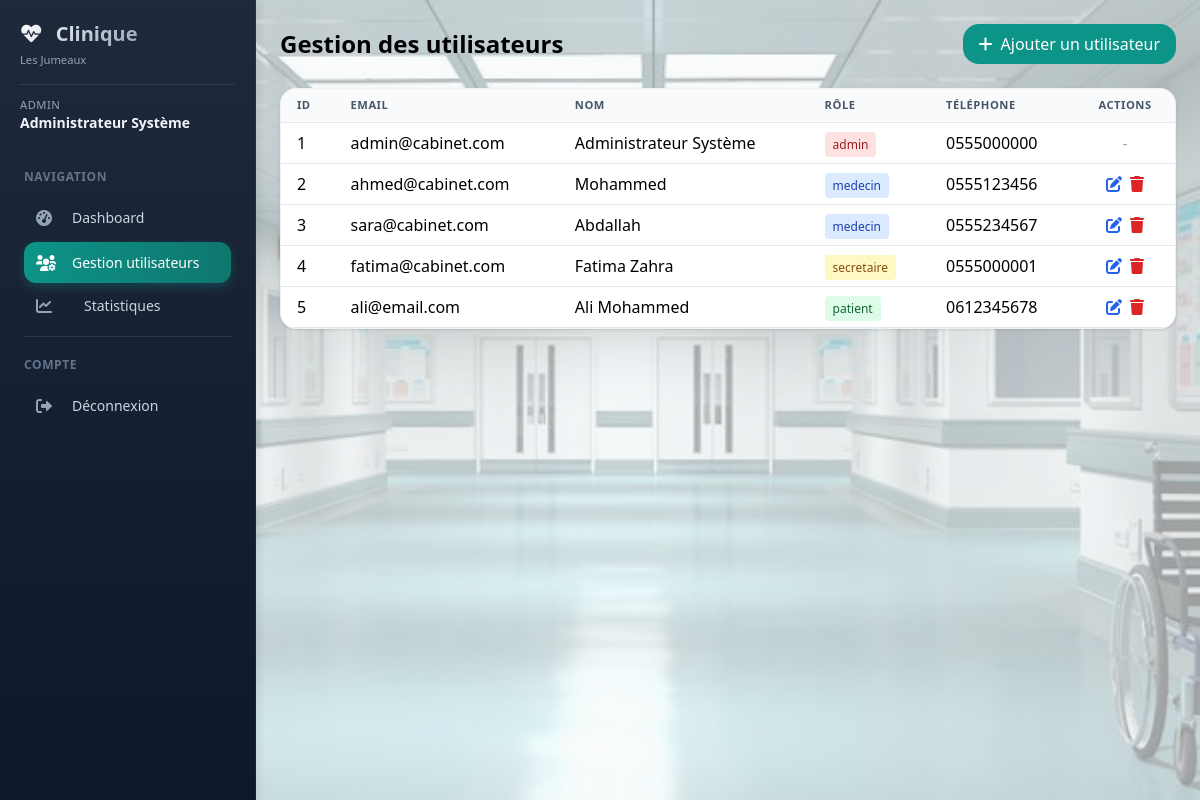
The page /admin/gestion/utilisateurs (signed in) on the database its author committed.
### models/database.py (models this page shows, shortened)
class Utilisateur(UserMixin, db.Model):
    __tablename__ = 'utilisateurs'
    id = db.Column(db.Integer, primary_key=True)
    email = db.Column(db.String(120), unique=True, nullable=False)
    password = db.Column(db.String(200), nullable=False)
    role = db.Column(db.String(20), default='patient')
    nom = db.Column(db.String(100))
    prenom = db.Column(db.String(100))
    telephone = db.Column(db.String(20))
    medecin_id = db.Column(db.Integer, db.ForeignKey('medecins.id'))
    specialite = db.Column(db.String(100))
    adresse = db.Column(db.Text)
    created_at = db.Column(db.DateTime, default=datetime.utcnow)
    medecin = db.relationship('Medecin', backref='utilisateur', foreign_keys=[medecin_id])

### models/admin.py (the view)
@admin_bp.route('/gestion/utilisateurs')
@admin_required
def gestion_utilisateurs():
    users = Utilisateur.query.all()
    medecins = Medecin.query.all()
    return render_template('admin/gestion_utilisateurs.html',
                         utilisateurs=users,
                         medecins=medecins)

### models/admin.py (called while the page is built)
def admin_required(f):
    @wraps(f)
    def decorated_function(*args, **kwargs):
        if 'user_id' not in session:
            return redirect(url_for('auth.login'))
        if session.get('role') != 'admin':
            return render_template('error.html', message="Accès non autorisé"), 403
        return f(*args, **kwargs)
    return decorated_function

### templates/admin/gestion_utilisateurs.html (shortened to what this page needs)
{% extends "base_dashboard.html" %}
{% block content %}
<div>
    <div class="flex justify-between items-center mb-6">
        <h1 class="text-2xl font-bold">Gestion des utilisateurs</h1>
        <button onclick="openAddUserModal()" class="bg-primary text-white px-4 py-2 rounded-lg hover:bg-primary/80">
            <i class="fas fa-plus mr-2"></i>Ajouter un utilisateur
        </button>
    </div>
    <div class="bg-white rounded-lg shadow overflow-hidden">
        <div class="overflow-x-auto">
            <table class="w-full">
                <thead class="bg-gray-100">
                    <tr>
                        <th class="px-4 py-2 text-left">ID</th>
                        <th class="px-4 py-2 text-left">Email</th>
                        <th class="px-4 py-2 text-left">Nom</th>
                        <th class="px-4 py-2 text-left">Rôle</th>
                        <th class="px-4 py-2 text-left">Téléphone</th>
                        <th class="px-4 py-2 text-center">Actions</th>
                    </tr>
                </thead>
                <tbody>
                    {% for user in utilisateurs %}
                    <tr class="border-t">
                        <td class="px-4 py-2">{{ user.id }}</td>
                        <td class="px-4 py-2">{{ user.email }}</td>
                        <td class="px-4 py-2">{{ user.nom }} {{ user.prenom }}</td>
                        <td class="px-4 py-2">
                            <span class="px-2 py-1 rounded text-xs
                                {% if user.role == 'admin' %}bg-red-100 text-red-800
                                {% elif user.role == 'medecin' %}bg-blue-100 text-blue-800
                                {% elif user.role == 'secretaire' %}bg-yellow-100 text-yellow-800
                                {% else %}bg-green-100 text-green-800{% endif %}">
                                {{ user.role }}
                            </span>
                        </td>
                        <td class="px-4 py-2">{{ user.telephone or '-' }}</td>
                        <td class="px-4 py-2 text-center">
                            <div class="flex justify-center gap-2">
                                {% if user.role != 'admin' %}
                                <button onclick="editUser({{ user.id }})" class="text-blue-600 hover:text-blue-800" title="Modifier">
                                    <i class="fas fa-edit"></i>
                                </button>
                                <button onclick="deleteUser({{ user.id }})" class="text-red-600 hover:text-red-800" title="Supprimer">
                                    <i class="fas fa-trash"></i>
                                </button>
                                {% else %}
                                <span class="text-gray-400">-</span>
                                {% endif %}
                            </div>
                        </td>
                    </tr>
                    {% endfor %}
                </tbody>
            </table>
        </div>
    </div>
</div>
{% endblock %}

### templates/base_dashboard.html (shortened to what this page needs)
<!DOCTYPE html>
<html lang="fr">
<head>
    <script src="https://cdn.tailwindcss.com"></script>
    <link href="https://cdnjs.cloudflare.com/ajax/libs/font-awesome/6.0.0/css/all.min.css" rel="stylesheet">
    <link rel="stylesheet" href="{{ url_for('static', filename='style.css') }}">
</head>
<body class="bg-gray-50 font-sans antialiased">
<div class="fixed inset-0 -z-10 bg-gray-50/60"></div>
<div class="flex min-h-screen">
    <aside class="sidebar fixed md:relative z-40 w-64 flex-shrink-0 h-full md:h-auto overflow-y-auto">
        <div class="p-5">
            <div class="flex items-center justify-between sidebar-header">
                <div>
                    <h2 class="text-xl font-bold">
                        <i class="fas fa-heartbeat text-primary mr-2"></i>
                        Clinique
                    </h2>
                    <p class="text-xs mt-1">Les Jumeaux</p>
                </div>
            </div>
            <div class="sidebar-user mt-4 pt-3">
                <p class="text-sm">
                    <span class="block text-xs role">{{ session.role|capitalize }}</span>
                    <span class="font-semibold name">{{ session.nom }} {{ session.prenom }}</span>
                </p>
            </div>
        </div>
        <nav class="px-3 pb-4">
            <div class="sidebar-section text-xs uppercase tracking-wider px-3 py-2 mt-2">Navigation</div>
            {% if session.role == 'admin' %}
            <a href="{{ url_for('admin.dashboard') }}" class="sidebar-link {% if request.endpoint == 'admin.dashboard' %}active{% endif %}">
                <i class="fas fa-tachometer-alt w-5"></i><span>Dashboard</span>
            </a>
            <a href="{{ url_for('admin.gestion_utilisateurs') }}" class="sidebar-link {% if request.endpoint == 'admin.gestion_utilisateurs' %}active{% endif %}">
                <i class="fas fa-users-cog w-5"></i><span>Gestion utilisateurs</span>
            </a>
            <a href="{{ url_for('admin.statistiques') }}" class="sidebar-link flex items-center px-3 py-2 rounded-lg mb-1 transition">
                <i class="fas fa-chart-line w-5"></i><span class="ml-3">Statistiques</span>
            </a>
            {% endif %}
            <div class="sidebar-border"></div>
            <div class="sidebar-section text-xs uppercase tracking-wider px-3 py-2">Compte</div>
            <a href="{{ url_for('auth.logout') }}" class="sidebar-link logout">
                <i class="fas fa-sign-out-alt w-5"></i><span>Déconnexion</span>
            </a>
        </nav>
    </aside>
    <div class="flex-1 flex flex-col">
        <main class="flex-1 p-4 md:p-6">
            {% block content %}{% endblock %}
        </main>
    </div>
</div>
</body>
</html>

### static/style.css (style rules this page uses)
body { background-image: url('/static/images/hopital-corridor.jpg'); background-size: cover; background-position: center; background-attachment: fixed; }
.sidebar { transition: transform 0.3s ease-in-out; background: linear-gradient(180deg, #1e293b 0%, #0f172a 100%); border-right: 1px solid rgba(255, 255, 255, 0.05); box-shadow: 2px 0 10px rgba(0, 0, 0, 0.1); }
@media (min-width: 768px) { .sidebar { transform: translateX(0) !important; } }
.sidebar-header h2 { background: linear-gradient(135deg, #fff 0%, #94a3b8 100%); -webkit-background-clip: text; -webkit-text-fill-color: transparent; background-clip: text; font-weight: 700; }
.sidebar-header p { color: #94a3b8; font-size: 0.7rem; }
.sidebar-user { border-top: 1px solid rgba(255, 255, 255, 0.1); margin-top: 0.75rem; padding-top: 0.75rem; }
.sidebar-user .role { color: #94a3b8; font-size: 0.7rem; text-transform: uppercase; letter-spacing: 0.5px; }
.sidebar-user .name { color: #f1f5f9; font-weight: 600; font-size: 0.875rem; }
.sidebar-section { color: #64748b; font-size: 0.65rem; font-weight: 600; text-transform: uppercase; letter-spacing: 1px; padding: 0.75rem 1rem 0.5rem; }
.sidebar-link { display: flex; align-items: center; gap: 12px; padding: 10px 12px; margin: 4px 12px; border-radius: 12px; color: #cbd5e1; text-decoration: none; transition: all 0.2s ease; font-size: 0.875rem; font-weight: 500; }
.sidebar-link i { width: 24px; font-size: 1rem; color: #94a3b8; transition: all 0.2s ease; }
.sidebar-link.active { background: linear-gradient(90deg, #0D9488 0%, #0F766E 100%); color: #ffffff; box-shadow: 0 4px 12px rgba(13, 148, 136, 0.3); }
.sidebar-link.active i { color: #ffffff; }
.sidebar-link.logout { color: #cbd5e1; }
.sidebar-link.logout i { color: #94a3b8; }
.sidebar-border { border-top: 1px solid rgba(255, 255, 255, 0.1); margin: 12px; }
.card, .bg-white.rounded-lg.shadow { transition: all 0.3s ease; border: 1px solid rgba(0,0,0,0.05); }
.rounded-lg { border-radius: 1rem !important; }
table { border-collapse: separate; border-spacing: 0; }
th { background: #f8fafc; font-weight: 600; text-transform: uppercase; font-size: 0.7rem; letter-spacing: 0.5px; color: #475569; }
tr { transition: background 0.2s ease; }
td { border-bottom: 1px solid #e2e8f0; padding: 0.75rem 1rem; }

### rows shown on the page
Utilisateur: role "ADMIN", nom "Administrateur", prenom "Système", id "1", email "admin@cabinet.com", role "admin", telephone "0555000000"
Utilisateur: id "2", email "ahmed@cabinet.com", nom "Mohammed", role "medecin", telephone "0555123456"
Utilisateur: id "3", email "sara@cabinet.com", nom "Abdallah", role "medecin", telephone "0555234567"
Utilisateur: id "4", email "fatima@cabinet.com", nom "Fatima", prenom "Zahra", role "secretaire", telephone "0555000001"
Utilisateur: id "5", email "ali@email.com", nom "Ali", prenom "Mohammed", role "patient", telephone "0612345678"
